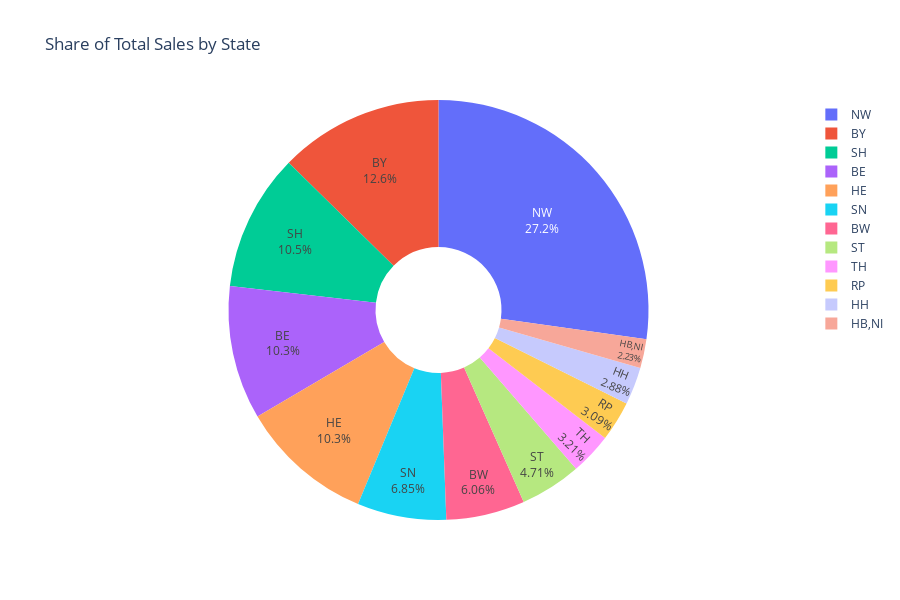

Notebook code for this chart:
### Code cell
import plotly.express as px

# Aggregate total sales per state
state_sales = (
    train_clipped_p99.groupby("State")["Sales"]
    .sum()
    .reset_index()
    .sort_values("Sales", ascending=False)
)

fig = px.pie(
    state_sales,
    names="State",
    values="Sales",
    title="Share of Total Sales by State",
    hole=0.3,  # donut chart for readability
)

fig.update_traces(textposition="inside", textinfo="percent+label")

fig.update_layout(height=600)

fig.show()

### Figure 1 — Plotly figure (JSON) as saved in the notebook; plotly's stock layout.template omitted (floating-point values rounded to 4 significant figures)
{"data": [{"domain": {"x": [0, 1], "y": [0, 1]}, "hole": 0.3, "hovertemplate": "State=%{label}<br>Sales=%{value}<extra></extra>", "labels": ["NW", "BY", "SH", "BE", "HE", "SN", "BW", "ST", "TH", "RP", "HH", "HB,NI"], "legendgroup": "", "name": "", "showlegend": true, "textinfo": "percent+label", "textposition": "inside", "type": "pie", "values": [1598936483, 742361827, 618426981, 604709903, 603605998, 402442109, 355745661, 276915114, 188595349, 181243703, 169053366, 131144129]}], "layout": {"height": 600, "legend": {"tracegroupgap": 0}, "title": {"text": "Share of Total Sales by State"}}}
